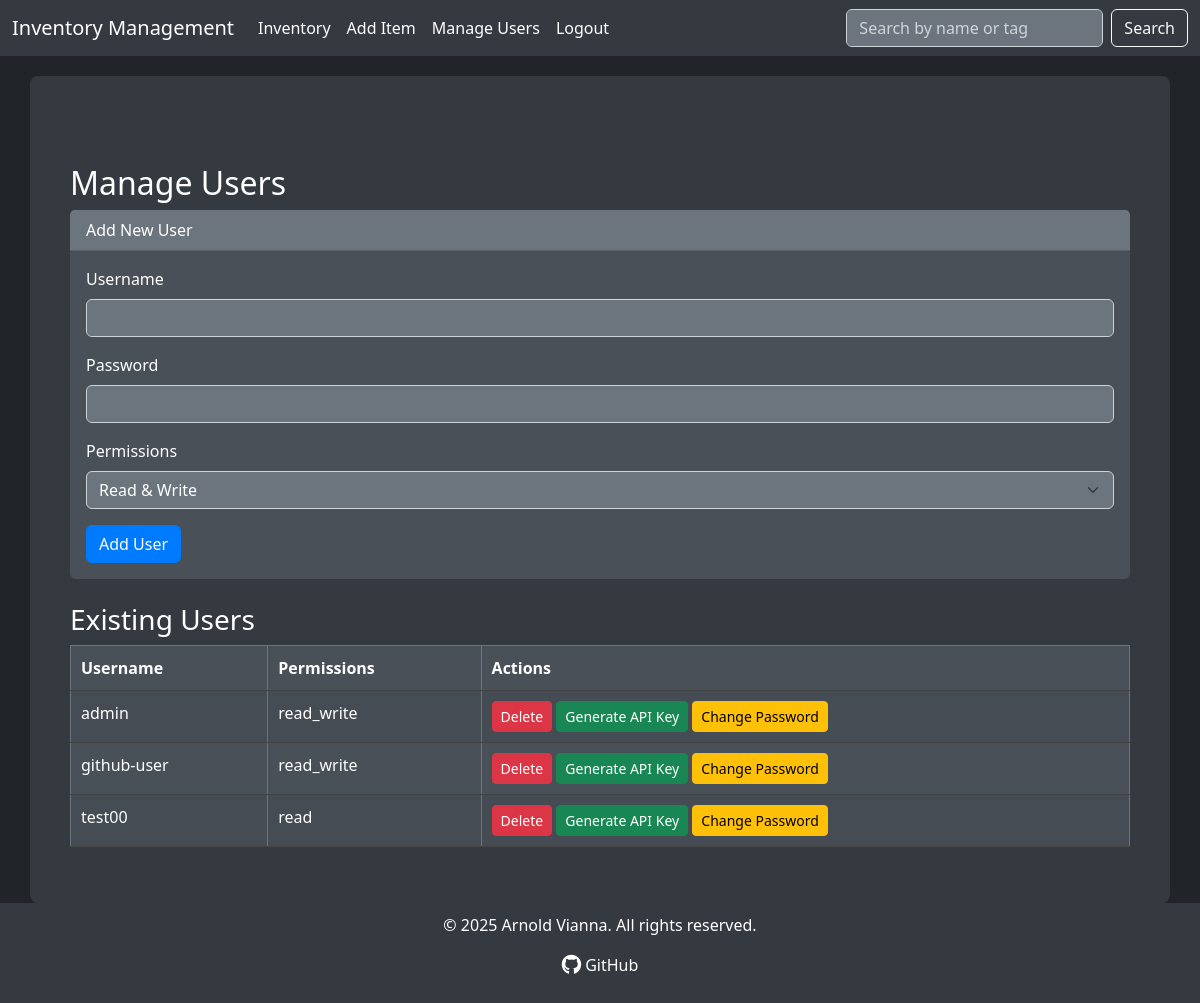
The app's page /manage_users (signed in) with its own data.
### database.py (models this page shows, shortened)
class User(UserMixin, db.Model):
    id = db.Column(db.Integer, primary_key=True)
    username = db.Column(db.String(80), unique=True, nullable=False)
    password = db.Column(db.String(120), nullable=False)
    first_login = db.Column(db.Boolean, default=True)
    permissions = db.Column(db.String(10), default='read_write')
    @property
    def is_authenticated(self):
        return True

### app.py (the view, shortened to what this page needs)
@app.route('/manage_users', methods=['GET', 'POST'])
@login_required
def manage_users():
    if current_user.username != 'admin':
        flash('Only the admin can manage users')
        return redirect(url_for('index'))
    users = User.query.all()
    return render_template('manage_users.html', users=users)

### app.py (called while the page is built)
@login_manager.user_loader
def loadA_user(user_id):
    return User.query.get(int(user_id))

### templates/manage_users.html (shortened to what this page needs)
{% extends "base.html" %}
{% block content %}
<div class="container mt-5">
    <h2>Manage Users</h2>
    <div class="card mb-4">
        <div class="card-header">Add New User</div>
        <div class="card-body">
            <form method="POST">
                <div class="mb-3">
                    <label for="username" class="form-label">Username</label>
                    <input type="text" class="form-control" id="username" name="username" required>
                </div>
                <div class="mb-3">
                    <label for="password" class="form-label">Password</label>
                    <input type="password" class="form-control" id="password" name="password" required>
                </div>
                <div class="mb-3">
                    <label for="permissions" class="form-label">Permissions</label>
                    <select class="form-select" id="permissions" name="permissions">
                        <option value="read_write">Read & Write</option>
                    </select>
                </div>
                <button type="submit" class="btn btn-primary">Add User</button>
            </form>
        </div>
    </div>
    <h3>Existing Users</h3>
    <table class="table table-striped">
        <thead>
            <tr>
                <th>Username</th>
                <th>Permissions</th>
                <th>Actions</th>
            </tr>
        </thead>
        <tbody>
            {% for user in users %}
            <tr>
                <td>{{ user.username }}</td>
                <td>{{ user.permissions }}</td>
                <td>
                    <form method="POST" style="display:inline;">
                        <button type="submit" class="btn btn-danger btn-sm">Delete</button>
                    </form>
                    <form method="POST" style="display:inline;">
                        <button type="submit" class="btn btn-success btn-sm">Generate API Key</button>
                    </form>
                    <button type="button" class="btn btn-warning btn-sm" data-bs-toggle="modal" data-bs-target="#changePasswordModal{{ user.id }}">Change Password</button>
                </td>
            </tr>
            {% endfor %}
        </tbody>
    </table>
</div>
{% endblock %}

### static/css/style.css (style rules this page uses)
.container { background-color: #343a40; padding: 20px; border-radius: 8px; margin-top: 20px; flex: 1; }
.card { background-color: #495057; border: none; }
.card-header { background-color: #6c757d; color: #ffffff; }
.card-body { color: #ffffff; }
.form-control, .form-select { background-color: #6c757d; color: #ffffff; border: 1px solid #ced4da; }
.form-control::placeholder { color: #ced4da; }
h1, h2, h3, h4, h5, h6 { color: #ffffff; }
label { color: #ffffff; }
table { background-color: #343a40; color: #ffffff; width: 100%; border-collapse: collapse; }
th, td { background-color: #495057 !important; color: #ffffff !important; padding: 10px; border: 1px solid #6c757d; text-align: left; }
tr:nth-child(even) { background-color: #3a3f44 !important; }
tr:nth-child(odd) { background-color: #495057 !important; }
button { color: white; }
.btn-primary { background-color: #007bff; border-color: #007bff; }
.btn-danger { background-color: #dc3545; border-color: #dc3545; }

### templates/base.html (style rules this page uses)
body { background-color: #212529; color: #ffffff; min-height: 100vh; display: flex; flex-direction: column; }
.container { background-color: #343a40; padding: 20px; border-radius: 8px; margin-top: 20px; flex: 1; }
.card { background-color: #495057; border: none; }
.card-header { background-color: #6c757d; color: #ffffff; }
.card-body { color: #ffffff; }
.form-control, .form-select { background-color: #6c757d; color: #ffffff; border: 1px solid #ced4da; }
.form-control::placeholder { color: #ced4da; }
.container .table { background-color: #2c2f33 !important; color: #ffffff !important; border-collapse: collapse; width: 100%; }
.container .table thead { background-color: #23272a !important; }
.container .table thead th { color: #ffffff !important; padding: 10px; border-bottom: 1px solid #444 !important; }
.container .table tbody td { padding: 10px; border-bottom: 1px solid #444 !important; color: #ffffff !important; }
.container .table.table-striped tbody tr:nth-of-type(odd) { background-color: #495057 !important; }
.container .table.table-striped tbody tr:nth-of-type(even) { background-color: #343a40 !important; }
h1, h2, h3, h4, h5, h6 { color: #ffffff; }
label { color: #ffffff; }

### records on screen
User: username "admin", permissions "read_write"
User: username "github-user", permissions "read_write"
User: username "test00", permissions "read"
